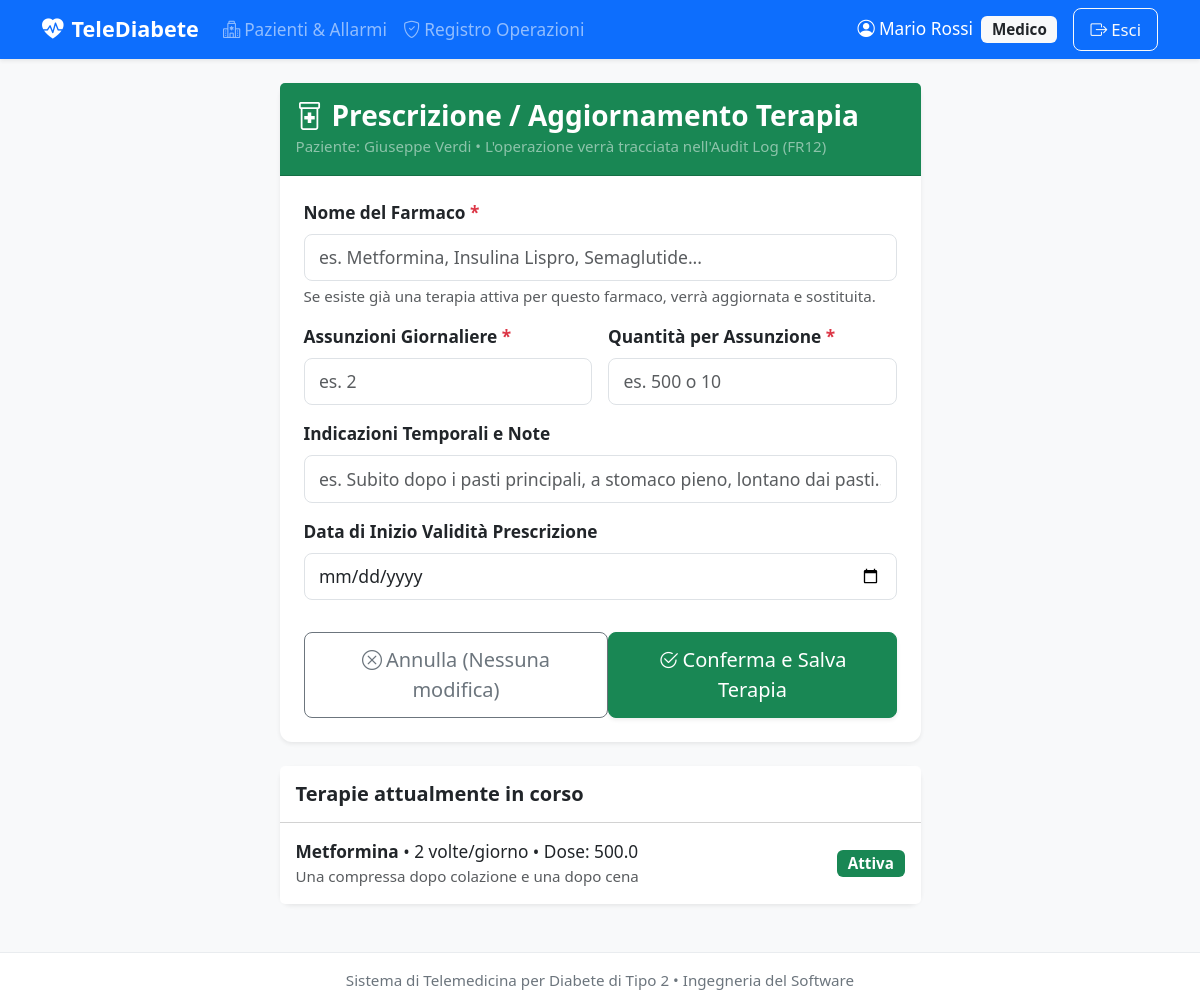
The app's page /doctor/patient/3/therapy (signed in) with its own data.
### tables this page shows
CREATE TABLE therapies (
    id INTEGER PRIMARY KEY AUTOINCREMENT,
    patient_id INTEGER NOT NULL,
    doctor_id INTEGER NOT NULL,
    drug_name VARCHAR(100) NOT NULL,
    daily_doses INTEGER NOT NULL CHECK (daily_doses > 0),
    quantity_per_dose REAL NOT NULL CHECK (quantity_per_dose > 0),
    instructions VARCHAR(255),
    is_active BOOLEAN DEFAULT 1,
    start_date DATE NOT NULL DEFAULT (CURRENT_DATE),
    FOREIGN KEY(patient_id) REFERENCES patients(user_id) ON DELETE CASCADE,
    FOREIGN KEY(doctor_id) REFERENCES users(id)
);

### app/controllers/DoctorController.py (the view, shortened to what this page needs)
@doctor_bp.route('/doctor/patient/<int:patient_id>/therapy', methods=['GET', 'POST'])
@doctor_required
def manage_therapy(patient_id):
    doctor_id = session['user_id']
    patient = patient_service.get_patient(patient_id)
    if not patient:
        flash("Paziente non trovato.", "danger")
        return redirect(url_for('doctor.dashboard'))
    active_therapies = therapy_service.get_active_therapies(patient_id)
    return render_template(
        'doctor/manage_therapy.html',
        patient=patient,
        active_therapies=active_therapies
    )

### app/daos/PatientDAO.py (called while the page is built)
    def get_by_user_id(self, user_id: int) -> Optional[Patient]:
        query = """
            SELECT
                p.user_id,
                p.doctor_id,
                p.date_of_birth,
                p.gender,
                u.first_name,
                u.last_name,
                u.email,
                (d.first_name || ' ' || d.last_name) AS doctor_name
            FROM patients p
            JOIN users u ON p.user_id = u.id
            JOIN users d ON p.doctor_id = d.id
            WHERE p.user_id = ?
        """
        row = self.db.fetch_one(query, (user_id,))
        return Patient.from_row(row) if row else None

### app/daos/TherapyDAO.py (called while the page is built)
    def get_active_by_patient(self, patient_id: int) -> List[Therapy]:
        query = """
            SELECT t.*, (d.first_name || ' ' || d.last_name) AS doctor_name
            FROM therapies t
            JOIN users d ON t.doctor_id = d.id
            WHERE t.patient_id = ? AND t.is_active = 1
            ORDER BY t.start_date DESC
        """
        rows = self.db.fetch_all(query, (patient_id,))
        return [Therapy.from_row(row) for row in rows]

### app/database/DatabaseManager.py (called while the page is built)
    def get_connection(self) -> sqlite3.Connection:
        if not hasattr(self._local, 'connection') or self._local.connection is None:
            os.makedirs(os.path.dirname(self.db_path), exist_ok=True)
            conn = sqlite3.connect(
                self.db_path,
                detect_types=sqlite3.PARSE_DECLTYPES | sqlite3.PARSE_COLNAMES,
                check_same_thread=False
            )
            conn.execute("PRAGMA foreign_keys = ON;")
            conn.row_factory = sqlite3.Row
            self._local.connection = conn
        return self._local.connection

    def close_connection(self):
        if hasattr(self._local, 'connection') and self._local.connection is not None:
            self._local.connection.close()
            self._local.connection = None

    def fetch_all(self, query: str, params: Tuple = ()) -> List[sqlite3.Row]:
        conn = self.get_connection()
        cursor = conn.cursor()
        cursor.execute(query, params)
        return cursor.fetchall()

    def fetch_one(self, query: str, params: Tuple = ()) -> Optional[sqlite3.Row]:
        conn = self.get_connection()
        cursor = conn.cursor()
        cursor.execute(query, params)
        return cursor.fetchone()

### app/models/Patient.py (called while the page is built)
    @property
    def full_name(self) -> str:
        return f"{self.first_name} {self.last_name}".strip()

### app/templates/doctor/manage_therapy.html (shortened to what this page needs)
{% extends "base.html" %}
{% block content %}
<div class="row justify-content-center">
    <div class="col-md-9 col-lg-7">
        <div class="card shadow-sm border-0">
            <div class="card-header bg-success text-white py-3">
                <h3 class="mb-0 fw-bold"><i class="bi bi-prescription2 me-2"></i>Prescrizione / Aggiornamento Terapia</h3>
                <small class="text-white-50">Paziente: {{ patient.full_name }} &bull; L'operazione verrà tracciata nell'Audit Log (FR12)</small>
            </div>
            <div class="card-body p-4">
                <form method="POST" action="{{ url_for('doctor.manage_therapy', patient_id=patient.user_id) }}">
                    <div class="mb-3">
                        <label for="drug_name" class="form-label fw-bold">
                            Nome del Farmaco <span class="text-danger">*</span>
                        </label>
                        <input type="text" class="form-control form-control-lg" id="drug_name" name="drug_name"
                               placeholder="es. Metformina, Insulina Lispro, Semaglutide..." required autofocus>
                        <div class="form-text text-muted">
                            Se esiste già una terapia attiva per questo farmaco, verrà aggiornata e sostituita.
                        </div>
                    </div>
                    <div class="row g-3 mb-3">
                        <div class="col-md-6">
                            <label for="daily_doses" class="form-label fw-bold">
                                Assunzioni Giornaliere <span class="text-danger">*</span>
                            </label>
                            <input type="number" class="form-control form-control-lg" id="daily_doses" name="daily_doses"
                                   min="1" max="10" placeholder="es. 2" required>
                        </div>
                        <div class="col-md-6">
                            <label for="quantity_per_dose" class="form-label fw-bold">
                                Quantità per Assunzione <span class="text-danger">*</span>
                            </label>
                            <input type="number" class="form-control form-control-lg" id="quantity_per_dose" name="quantity_per_dose"
                                   min="0.1" step="any" placeholder="es. 500 o 10" required>
                        </div>
                    </div>
                    <div class="mb-3">
                        <label for="instructions" class="form-label fw-bold">
                            Indicazioni Temporali e Note
                        </label>
                        <input type="text" class="form-control" id="instructions" name="instructions"
                               placeholder="es. Subito dopo i pasti principali, a stomaco pieno, lontano dai pasti...">
                    </div>
                    <div class="mb-4">
                        <label for="start_date" class="form-label fw-bold">
                            Data di Inizio Validità Prescrizione
                        </label>
                        <input type="date" class="form-control" id="start_date" name="start_date">
                    </div>
                    <div class="d-flex justify-content-between pt-2">
                        <a href="{{ url_for('doctor.patient_dossier', patient_id=patient.user_id) }}" class="btn btn-outline-secondary btn-lg">
                            <i class="bi bi-x-circle me-1"></i>Annulla (Nessuna modifica)
                        </a>
                        <button type="submit" class="btn btn-success btn-lg px-4 shadow-sm">
                            <i class="bi bi-check2-circle me-1"></i>Conferma e Salva Terapia
                        </button>
                    </div>
                </form>
            </div>
        </div>
        {% if active_therapies %}
            <div class="card shadow-sm border-0 mt-4">
                <div class="card-header bg-white py-3">
                    <h5 class="mb-0 fw-bold text-dark">Terapie attualmente in corso</h5>
                </div>
                <ul class="list-group list-group-flush">
                    {% for t in active_therapies %}
                        <li class="list-group-item d-flex justify-content-between align-items-center p-3">
                            <div>
                                <strong>{{ t.drug_name }}</strong> &bull; {{ t.daily_doses }} volte/giorno &bull; Dose: {{ t.quantity_per_dose }}
                                {% if t.instructions %}<div class="text-muted small">{{ t.instructions }}</div>{% endif %}
                            </div>
                            <span class="badge bg-success">Attiva</span>
                        </li>
                    {% endfor %}
                </ul>
            </div>
        {% endif %}
    </div>
</div>
{% endblock %}

### app/templates/base.html (style rules this page uses)
body { font-size: 1.08rem; background-color: #f8f9fa; color: #212529; min-height: 100vh; display: flex; flex-direction: column; }
.btn { font-size: 1.05rem; padding: 0.5rem 1rem; border-radius: 8px; }
.btn-lg { font-size: 1.25rem; padding: 0.75rem 1.5rem; }
.card { border-radius: 12px; box-shadow: 0 4px 6px rgba(0,0,0,0.05); margin-bottom: 1.5rem; }
.form-control, .form-select { font-size: 1.1rem; padding: 0.6rem 0.9rem; border-radius: 8px; }
.badge { font-size: 0.95rem; padding: 0.4em 0.7em; }

### records on screen
therapies: drug_name "Metformina", daily_doses "2", quantity_per_dose "500.0", instructions "Una compressa dopo colazione e una dopo cena"

### other values on screen
{{ session.get('full_name') }} "Mario Rossi"
{{ patient.full_name }} "Giuseppe Verdi"
